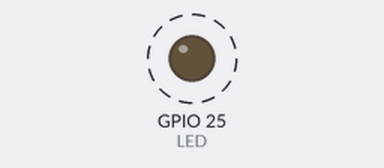
Recording of a sketch running on a simulated ESP32. On the bench: output pins drawn as LEDs (lit = HIGH). Dashed ring = blinking.

Above: at 0.05 s.
Timing chart, 0 to 3.0 s (numbered marks = the images above):
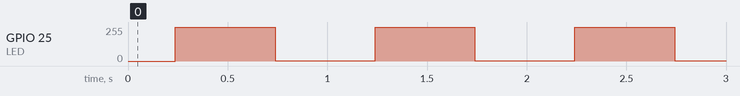

The sketch:

Blink_sin.ino
```cpp
#define LED 25

const float TAU = 2 * PI;

void setup() {
  pinMode(LED, OUTPUT);
}

void loop() {
  for(uint16_t i = 0; i < 360; i++) {
    uint8_t SIN = sin((i * TAU) / 360) * 256;
    analogWrite(LED, SIN);
    delayMicroseconds(2777);  // 1000000 / 360:
  }
}
```

Measured:
- by itself, GPIO 25 (LED): alternates 255/255 for 0.50 s and 1/255 for 0.50 s
